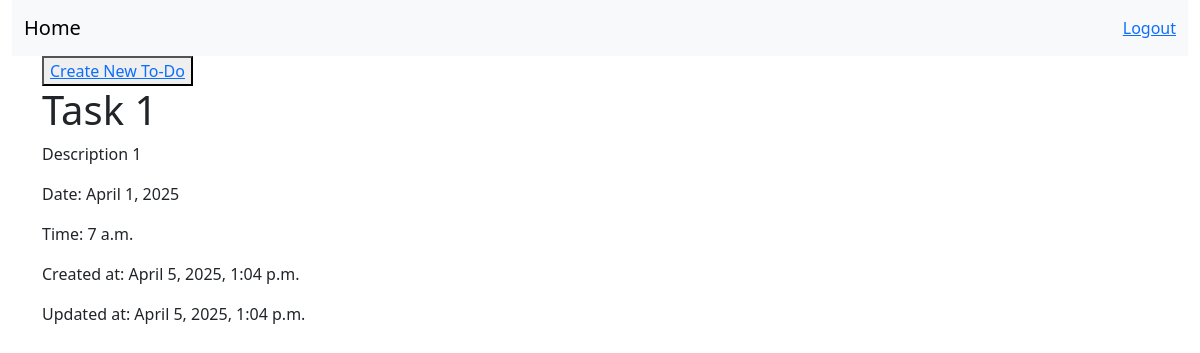
/task/2/ (signed in), run on an earlier commit of the app's database.
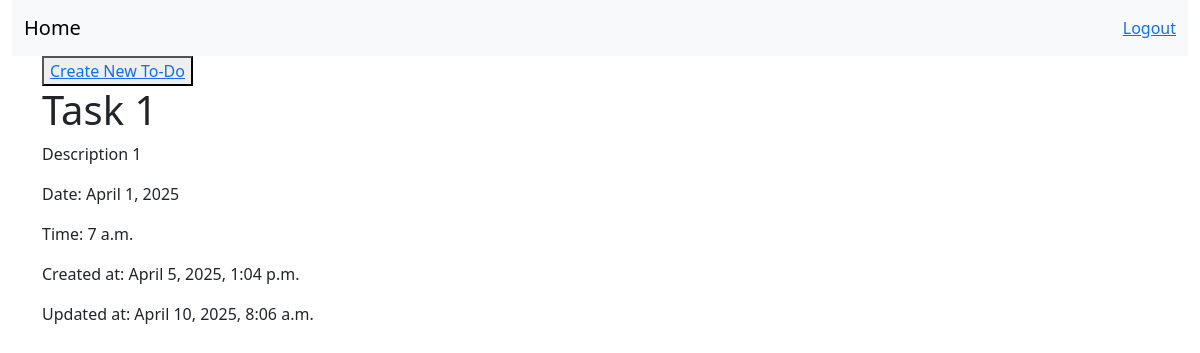
And on a later commit of the database.
### tasks/models.py (models this page shows, shortened)
class Task(models.Model):
    title = models.CharField(max_length=200)
    description = models.TextField()
    due_date = models.DateField()
    due_time = models.TimeField()
    is_completed = models.BooleanField(default=False)
    created_at = models.DateTimeField(auto_now_add=True)
    updated_at = models.DateTimeField(auto_now=True)
    created_by = models.ForeignKey(User, on_delete=models.CASCADE)

### tasks/views.py (the view)
# urls.py: path('task/<int:task_id>/',views.task_detail,name='task_details'),
@login_required
def task_detail(request,task_id):
    task = Task.objects.get(pk=task_id, created_by=request.user)
    return render(request, 'task_detail.html', {'task': task})

### tasks/templates/task_detail.html
{% extends 'base.html' %}
{% block content %}
<div class="container">
    <h1>{{task.title}}</h1>
    <p>{{task.description}}</p>
    <p>Date: {{task.due_date}}</p>
    <p>Time: {{task.due_time}}</p>
    <p>Created at: {{task.created_at}}</p>
    <p>Updated at: {{task.updated_at}}</p>
</div>
{% endblock %}

### tasks/templates/base.html (shortened to what this page needs)
<!doctype html>
<html lang="en">
  <head>
    <link href="https://cdn.jsdelivr.net/npm/bootstrap@5.3.5/dist/css/bootstrap.min.css" rel="stylesheet">
  </head>
  <body class="container-fluid">
    <nav class="navbar bg-body-tertiary">
      <div class="container-fluid">
        <a class="navbar-brand">Home</a>
        {% if request.user.is_authenticated %}
          <a href="{% url 'logout' %}">Logout</a>
        {% endif %}
      </div>
    </nav>
    <div class="container">
      <button><a href="{% url 'create' %}">Create New To-Do</a></button>
    </div>
    {% block content %}
    {% endblock %}
  </body>
</html>

What changed in the data, as far as the page shows it:
changed Task "Task 1": updated_at "April 5, 2025, 1:04 p.m." → "April 10, 2025, 8:06 a.m."
